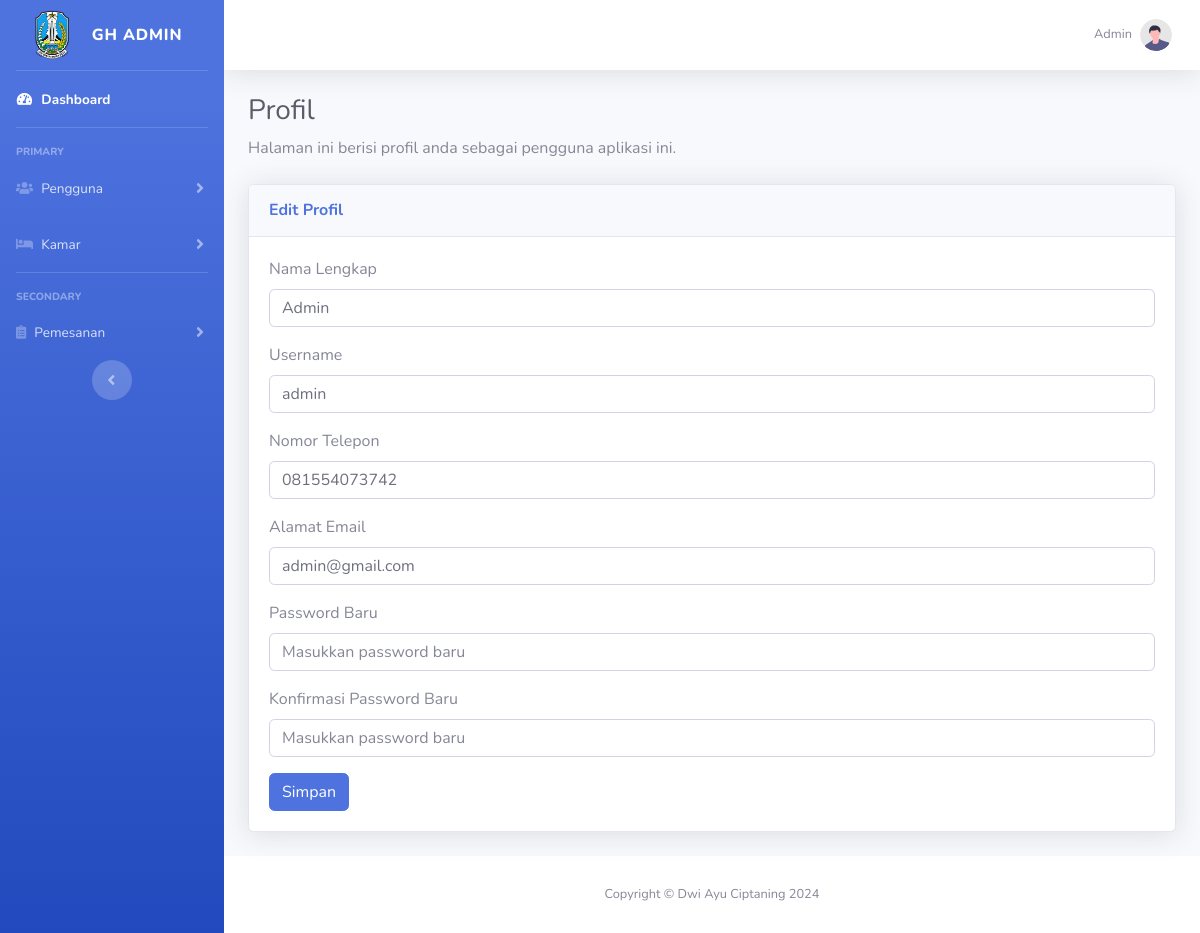
Screenshot of /profil.php (signed in) with the database file from the repository.
### tables this page shows
CREATE TABLE `users` (
  `id` int(11) NOT NULL,
  `username` varchar(50) DEFAULT NULL,
  `password` varchar(255) DEFAULT NULL,
  `role` varchar(20) DEFAULT 'user',
  `nama` varchar(100) DEFAULT NULL,
  `no_telp` varchar(15) DEFAULT NULL,
  `email` varchar(100) DEFAULT NULL,
  `status_verifikasi_admin` varchar(20) DEFAULT 'belum_verifikasi'
);

### profil.php (the view, shortened to what this page needs)
<?php
    include 'functions/koneksi.php';
    $id = $_SESSION['id'];
    $query = "SELECT * FROM users WHERE id = '$id'";
    $result = mysqli_query($conn, $query);
    $row = mysqli_fetch_assoc($result);
?>
<!DOCTYPE html>
<html lang="en">
<head>
    <link href="assets/admin/vendor/fontawesome-free/css/all.min.css" rel="stylesheet" type="text/css">
    <link href="assets/admin/css/sb-admin-2.min.css" rel="stylesheet">
    <link href="assets/admin/vendor/datatables/dataTables.bootstrap4.min.css" rel="stylesheet">
</head>
<body id="page-top">
    <div id="wrapper">
    <?php
        if($_SESSION['role'] == 'admin'){
        ?>
        <ul class="navbar-nav bg-gradient-primary sidebar sidebar-dark accordion" id="accordionSidebar">
            <a class="sidebar-brand d-flex align-items-center justify-content-center" href="index.php">
                <img src="assets/admin/img/pppbulutuban.png" alt="" width="50px">
                <div class="sidebar-brand-text mx-3">GH Admin</div>
            </a>
            <hr class="sidebar-divider my-0">
            <li class="nav-item active">
                <a class="nav-link" href="dashboard.php">
                    <i class="fas fa-fw fa-tachometer-alt"></i>
                    <span>Dashboard</span></a>
            </li>
            <hr class="sidebar-divider">
            <div class="sidebar-heading">
                Primary
            </div>
            <li class="nav-item">
                <a class="nav-link collapsed" href="#" data-toggle="collapse" data-target="#collapseTwo"
                    aria-expanded="true" aria-controls="collapseTwo">
                    <i class="fas fa-users"></i>
                    <span>Pengguna</span>
                </a>
            </li>
            <li class="nav-item">
                <a class="nav-link collapsed" href="#" data-toggle="collapse" data-target="#collapseUtilities"
                    aria-expanded="true" aria-controls="collapseUtilities">
                    <i class="fas fa-bed"></i>
                    <span>Kamar</span>
                </a>
            </li>
            <hr class="sidebar-divider">
            <div class="sidebar-heading">
                Secondary
            </div>
            <li class="nav-item">
                <a class="nav-link collapsed" href="#" data-toggle="collapse" data-target="#collapsePages"
                    aria-expanded="true" aria-controls="collapsePages">
                    <i class="fas fa-clipboard-list"></i>
                    <span>Pemesanan</span>
                </a>
            </li>
            <div class="text-center d-none d-md-inline">
                <button class="rounded-circle border-0" id="sidebarToggle"></button>
            </div>
        </ul>
        <?php
        }
        ?>
        <div id="content-wrapper" class="d-flex flex-column">
            <div id="content">
            <nav class="navbar navbar-expand navbar-light bg-white topbar mb-4 static-top shadow">
                <ul class="navbar-nav ml-auto">
                        <li class="nav-item dropdown no-arrow">
                            <a class="nav-link dropdown-toggle" href="#" id="userDropdown" role="button"
                                data-toggle="dropdown" aria-haspopup="true" aria-expanded="false">
                                <span class="mr-2 d-none d-lg-inline text-gray-600 small"><?= $_SESSION['nama'] ?? 'Guest' ?></span>
                                <img class="img-profile rounded-circle"
                                    src="assets/admin/img/undraw_profile.svg">
                            </a>
                        </li>
                    </ul>
            </nav>
                <div class="container-fluid">
                    <h1 class="h3 mb-2 text-gray-800">Profil</h1>
                    <p class="mb-4">Halaman ini berisi profil anda sebagai pengguna aplikasi ini.</p>
                    <div class="card shadow mb-4">
                        <div class="card-header py-3">
                            <h6 class="m-0 font-weight-bold text-primary">Edit Profil</h6>
                        </div>
                        <div class="card-body">
                            <form action="functions/profilUpdate.php" method="post">
                                <div class="form-group">
                                    <label for="nama">Nama Lengkap</label>
                                    <input type="text" name="nama" id="nama" class="form-control" value="<?= $row['nama'] ?>" required>
                                </div>
                                <div class="form-group">
                                    <label for="username">Username</label>
                                    <input type="text" name="username" id="username" class="form-control" value="<?= $row['username'] ?>" required>
                                </div>
                                <div class="form-group">
                                    <label for="no_telp">Nomor Telepon</label>
                                    <input type="text" name="no_telp" id="no_telp" class="form-control" value="<?= $row['no_telp'] ?>" required>
                                </div>
                                <div class="form-group">
                                    <label for="email">Alamat Email</label>
                                    <input type="email" name="email" id="email" class="form-control" value="<?= $row['email'] ?>" required>
                                </div>
                                <div class="form-group">
                                    <label for="password">Password Baru</label>
                                    <input type="password" name="password" id="password" class="form-control" placeholder="Masukkan password baru">
                                </div>
                                <div class="form-group">
                                    <label for="password2">Konfirmasi Password Baru</label>
                                    <input type="password" name="password2" id="password2" class="form-control" placeholder="Masukkan password baru">
                                </div>
                                <button type="submit" name="updateProfil" class="btn btn-primary">Simpan</button>
                            </form>
                        </div>
                    </div>
                </div>
            </div>
            <footer class="sticky-footer bg-white">
                <div class="container my-auto">
                    <div class="copyright text-center my-auto">
                        <span>Copyright &copy; Dwi Ayu Ciptaning 2024</span>
                    </div>
                </div>
            </footer>
        </div>
    </div>
</body>
</html>

### rows the page displays
users: nama "Admin", username "admin", no_telp "081554073742", email "admin@gmail.com"

### other values shown
$_SESSION['nama'] "Admin"
